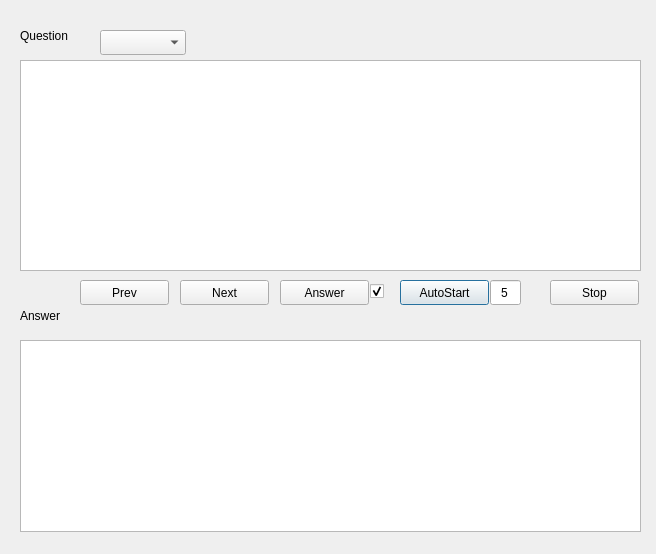
<?xml version="1.0" encoding="UTF-8"?>
<ui version="4.0">
 <class>Study</class>
 <widget class="QDialog" name="Study">
  <property name="enabled">
   <bool>true</bool>
  </property>
  <property name="geometry">
   <rect>
    <x>0</x>
    <y>0</y>
    <width>656</width>
    <height>554</height>
   </rect>
  </property>
  <property name="sizePolicy">
   <sizepolicy hsizetype="Fixed" vsizetype="Fixed">
    <horstretch>0</horstretch>
    <verstretch>0</verstretch>
   </sizepolicy>
  </property>
  <property name="windowTitle">
   <string>Study Information Security</string>
  </property>
  <widget class="QPushButton" name="runButton1">
   <property name="geometry">
    <rect>
     <x>400</x>
     <y>280</y>
     <width>89</width>
     <height>25</height>
    </rect>
   </property>
   <property name="text">
    <string>AutoStart</string>
   </property>
  </widget>
  <widget class="QPushButton" name="runButton2">
   <property name="geometry">
    <rect>
     <x>550</x>
     <y>280</y>
     <width>89</width>
     <height>25</height>
    </rect>
   </property>
   <property name="text">
    <string>Stop</string>
   </property>
  </widget>
  <widget class="QTextBrowser" name="textBrowser_question">
   <property name="geometry">
    <rect>
     <x>20</x>
     <y>60</y>
     <width>621</width>
     <height>211</height>
    </rect>
   </property>
  </widget>
  <widget class="QTextBrowser" name="textBrowser_answer">
   <property name="geometry">
    <rect>
     <x>20</x>
     <y>340</y>
     <width>621</width>
     <height>192</height>
    </rect>
   </property>
  </widget>
  <widget class="QLabel" name="label">
   <property name="geometry">
    <rect>
     <x>20</x>
     <y>20</y>
     <width>101</width>
     <height>31</height>
    </rect>
   </property>
   <property name="text">
    <string>Question</string>
   </property>
  </widget>
  <widget class="QLabel" name="label_2">
   <property name="geometry">
    <rect>
     <x>20</x>
     <y>300</y>
     <width>101</width>
     <height>31</height>
    </rect>
   </property>
   <property name="text">
    <string>Answer</string>
   </property>
  </widget>
  <widget class="QPushButton" name="Button_prev">
   <property name="geometry">
    <rect>
     <x>80</x>
     <y>280</y>
     <width>89</width>
     <height>25</height>
    </rect>
   </property>
   <property name="text">
    <string>Prev</string>
   </property>
  </widget>
  <widget class="QPushButton" name="Button_next">
   <property name="geometry">
    <rect>
     <x>180</x>
     <y>280</y>
     <width>89</width>
     <height>25</height>
    </rect>
   </property>
   <property name="text">
    <string>Next</string>
   </property>
  </widget>
  <widget class="QPushButton" name="Button_answer">
   <property name="geometry">
    <rect>
     <x>280</x>
     <y>280</y>
     <width>89</width>
     <height>25</height>
    </rect>
   </property>
   <property name="text">
    <string>Answer</string>
   </property>
  </widget>
  <widget class="QCheckBox" name="checkBox_answer">
   <property name="geometry">
    <rect>
     <x>370</x>
     <y>280</y>
     <width>31</width>
     <height>23</height>
    </rect>
   </property>
   <property name="text">
    <string/>
   </property>
   <property name="checked">
    <bool>true</bool>
   </property>
  </widget>
  <widget class="QLineEdit" name="lineEdit_time">
   <property name="geometry">
    <rect>
     <x>490</x>
     <y>280</y>
     <width>31</width>
     <height>25</height>
    </rect>
   </property>
   <property name="inputMethodHints">
    <set>Qt::ImhDigitsOnly</set>
   </property>
   <property name="text">
    <string>5</string>
   </property>
   <property name="alignment">
    <set>Qt::AlignCenter</set>
   </property>
  </widget>
  <widget class="QComboBox" name="comboBox_episode">
   <property name="geometry">
    <rect>
     <x>100</x>
     <y>30</y>
     <width>86</width>
     <height>25</height>
    </rect>
   </property>
  </widget>
 </widget>
 <resources/>
 <connections/>
</ui>
